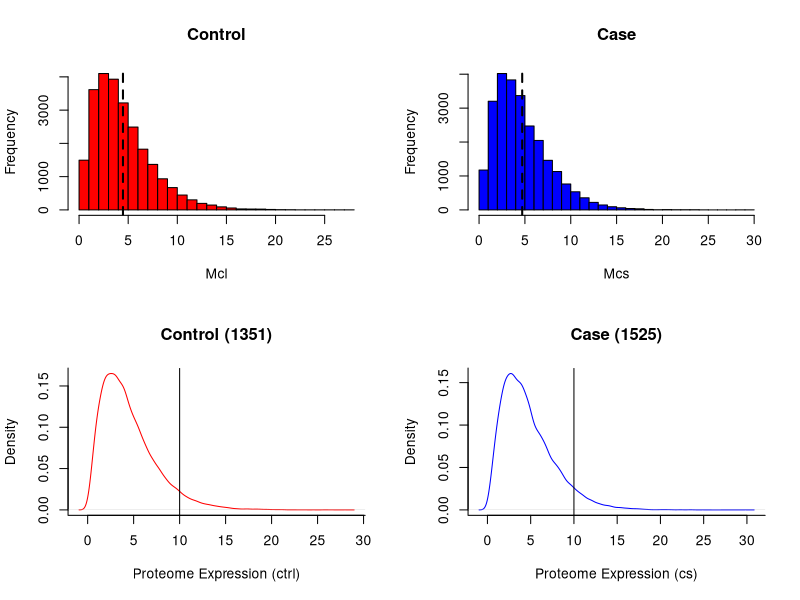

Source code (R): (Note: this script raises an error after producing the figure.)
Ucl=4.5
Ucs=4.7
Mcl=sort(rchisq(25000, Ucl))
Mcs=sort(rchisq(25000,Ucs))

layout(matrix(1:4, 2, 2))
hist(Mcl, breaks = 25, main="Control", col="red")
abline(v=mean(Mcl), lty=2, lwd=2)
plot(density(Mcl), main=paste0("Control (", length(which(Mcl>10)), ")"),
     col="red", bty="l", xlab="Proteome Expression (ctrl)")
abline(v=10)

hist(Mcs, breaks = 25, main="Case", col="blue")
abline(v=mean(Mcs), lty=2, lwd=2)
plot(density(Mcs), main=paste0("Case (", length(which(Mcs>10)), ")"),
    col="blue", bty="l", xlab="Proteome Expression (cs)")
abline(v=10)

REP=1000
PT=array(REP)
PTR=array(REP)
n=115
sg=0.75
for(i in 1:REP) {
  s1=rnorm(n, 14, sg)
  s2=rnorm(n, 14.5, sg)
  PT[i]=t.test(s1, s2)$p.value
  x=c(rep(1, length(s1)), rep(0, length(s2)))
  mod=lm(c(s1,s2)~x)
  PTR[i]=summary(mod)$coefficient[2,3]
}
length(which(PT < 0.05/2000))/REP
length(which(PTR < 0.05/2000))/REP

idx=which(Mcs>10)
Rpow=array(0,length(idx))
for(i in 1:length(idx)) {
  ncs=pchisq(Mcs[idx[i]], Ucs) * n
  ncl=pchisq(Mcl[idx[i]], Ucl) * n
#  ncs=n
#  ncl=n
  NCP_m=(Mcs[idx[i]]-Mcl[idx[i]])^2/sigma^2*ncs*ncl/(ncs+ncl)
  qC=rchisq(1, 1, NCP_m)
  Rpow[i]=pchisq(qC, 1)
}
length(which(1-Rpow < 0.05/1000))
